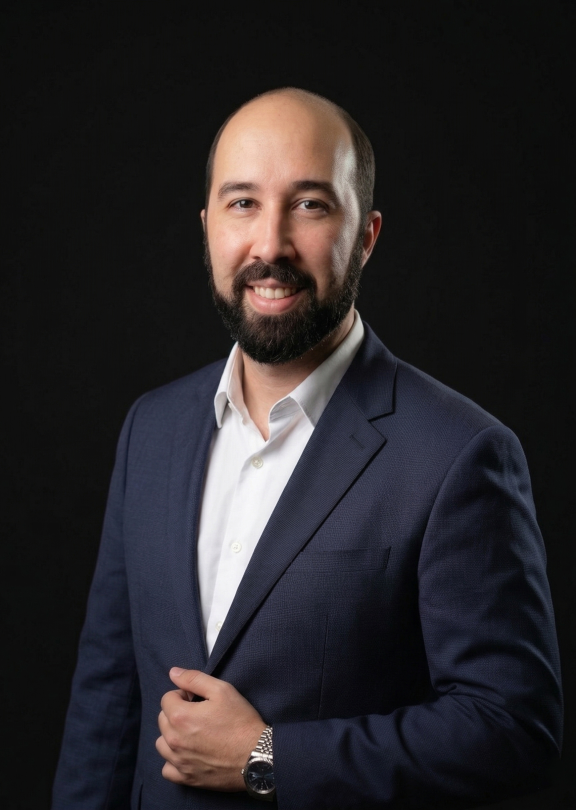
#> input picture team-images/Albert Amarente.jpg, 1728 x 2430 px, found by its file name (shown at 1/3 size)
$ python headshot-crop.py
#> lines starting #> are read from the running program, lines starting #| are printed output that depends on the picture
#!/usr/bin/env python3
"""Uniformly crop team headshots from highest-resolution sources available.

Pipeline per photo:
1. Detect the largest face using OpenCV Haar cascade.
2. Compute a square crop centered on the face, sized so the face fills
   ~55% of the frame (face_width ≈ 0.55 × crop_width). This places the
   eye line at the visual sweet spot (~38–42% from the top).
3. Resize to 400×400, save as JPEG q=88.

If no face is detected, fall back to a center-square crop and log it.

Source priority per slug: explicit override → ~/Downloads/2026 Team Photos
→ ~/Downloads → existing team-images/<slug>.jpg.
"""
from __future__ import annotations

import sys
from pathlib import Path
from PIL import Image
import cv2
import numpy as np

REPO = Path(__file__).resolve().parents[1]
HOME = Path.home()
DOWNLOADS = HOME / "Downloads"
TEAM_PHOTOS = DOWNLOADS / "2026 Team Photos"
OUT_DIR = REPO / "team-images"

# Final output dimensions
OUT_SIZE = 400
# Face should fill this fraction of the cropped square's WIDTH.
FACE_FILL_RATIO = 0.55
# Eye line target: 38% from the top of the output (visual center for circles).
EYE_VERTICAL_TARGET = 0.38

# slug -> source filename (relative to TEAM_PHOTOS unless absolute path given)
# None means "use existing team-images/<slug>.jpg as the source"
SLUG_TO_SOURCE = {
    "albert-amarente":       "Albert Amarente.jpg",
    "alex":                  "Alex2.jpeg",
    "anthony":               "Anthony.png",                  # Anthony Gonzalez
    "anthony-portillo":      "DSC01647.png",
    "elysia-powell":         DOWNLOADS / "Elysia Powell Black Background .png",
    "elysia-powell-royale":  DOWNLOADS / "Royale Elysia Powell 1_1.jpg",
    "gus":                   "Gus (1).jpg",
    "jouvens":               "Jouvens Corantin.jpg",
    "lisa":                  "Lisa.jpeg",
    "lorri-hill":            "Lorri Hill.png",
    "roxana-umana":          "Roxana Umana.png",
    "sondra":                "Sondra.jpg",
    # No high-res source available — re-crop the existing in-repo file
    "brian-cavanaugh":       None,
    "paul-sorrentino":       None,
    "willie-henderson":      None,
    "daniel-corcega":        None,
    # Daniel + Ray variants — preserve as distinct slugs but re-process from
    # existing in-repo file so they all hit the same 1:1 / face-centered standard.
    "daniel":                None,   # black-background variant
    "daniel-white":          None,   # white-background variant
    "ray":                   None,
    "ray-long":              None,   # "long shot" variant (intentionally wider)
    "elysia":                None,   # Kore CRM padded variant
    # Intentionally skipped: roxana-umana final.jpg (stray — separately deleted).
}

FACE_CASCADE = cv2.CascadeClassifier(
    cv2.data.haarcascades + "haarcascade_frontalface_default.xml"
)


def resolve_source(slug: str, src) -> Path | None:
    if src is None:
        existing = OUT_DIR / f"{slug}.jpg"
        return existing if existing.exists() else None
    if isinstance(src, Path):
        return src if src.exists() else None
    cand = TEAM_PHOTOS / src
    if cand.exists():
        return cand
    cand = DOWNLOADS / src
    if cand.exists():
        return cand
    return None


def detect_face(img_bgr: np.ndarray) -> tuple[int, int, int, int] | None:
    """Return (x, y, w, h) of the largest detected face, or None."""
    gray = cv2.cvtColor(img_bgr, cv2.COLOR_BGR2GRAY)
    # Tunable params; these work well for studio portraits.
    faces = FACE_CASCADE.detectMultiScale(
        gray, scaleFactor=1.1, minNeighbors=5, minSize=(80, 80)
    )
    if len(faces) == 0:
        # Try again with looser params for tricky shots
        faces = FACE_CASCADE.detectMultiScale(
            gray, scaleFactor=1.05, minNeighbors=3, minSize=(50, 50)
        )
    if len(faces) == 0:
        return None
    # Largest face wins
    faces = sorted(faces, key=lambda f: f[2] * f[3], reverse=True)
    return tuple(int(v) for v in faces[0])


def compute_crop(img_w: int, img_h: int, face: tuple[int, int, int, int]) -> tuple[int, int, int]:
    """Return (left, top, square) so the face fills FACE_FILL_RATIO of the
    crop width and the eye line sits at EYE_VERTICAL_TARGET of the crop height.
    """
    fx, fy, fw, fh = face
    # Eye line approximation: top of face box + 40% (Haar boxes include forehead)
    eye_y = fy + int(fh * 0.40)
    face_cx = fx + fw // 2

    # Target crop width such that face_width / crop_width = FACE_FILL_RATIO
    crop = int(fw / FACE_FILL_RATIO)
    # Cap to image bounds — never larger than the smaller image dimension
    crop = min(crop, img_w, img_h)

    # Position vertically so eye_y lands at EYE_VERTICAL_TARGET of crop
    top = eye_y - int(crop * EYE_VERTICAL_TARGET)
    left = face_cx - crop // 2

    # Clamp to image bounds
    if left < 0: left = 0
    if top < 0: top = 0
    if left + crop > img_w: left = img_w - crop
    if top + crop > img_h: top = img_h - crop

    return left, top, crop


def process(slug: str, src_path: Path) -> str:
    img_bgr = cv2.imread(str(src_path))
    if img_bgr is None:
        # Try PIL → BGR (handles formats cv2 won't read)
        with Image.open(src_path) as im:
            arr = np.array(im.convert("RGB"))
        img_bgr = cv2.cvtColor(arr, cv2.COLOR_RGB2BGR)

    h, w = img_bgr.shape[:2]
    face = detect_face(img_bgr)
    if face is None:
        # Fallback: center square
        sq = min(w, h)
        left = (w - sq) // 2
        top = (h - sq) // 2
        crop = sq
        status = "NO-FACE-DETECTED — centered fallback"
    else:
        left, top, crop = compute_crop(w, h, face)
        status = f"face={face[2]}x{face[3]} at ({face[0]},{face[1]}) -> crop {crop}x{crop} at ({left},{top})"

    cropped_bgr = img_bgr[top:top + crop, left:left + crop]
    cropped_rgb = cv2.cvtColor(cropped_bgr, cv2.COLOR_BGR2RGB)
    pil = Image.fromarray(cropped_rgb).resize((OUT_SIZE, OUT_SIZE), Image.LANCZOS)

    dst = OUT_DIR / f"{slug}.jpg"
    # Quality target: <= 250 KB
    for q in (90, 88, 85, 82, 80, 75, 70):
        pil.save(dst, "JPEG", quality=q, optimize=True, progressive=True)
        if dst.stat().st_size <= 250_000:
            break

    return f"{slug:<24}  {dst.stat().st_size // 1024:>4} KB  {status}"


def main() -> int:
    # Allow per-slug filtering: scripts/headshot-crop.py slug1 slug2 ...
    only = set(sys.argv[1:]) if len(sys.argv) > 1 else None

    print(f"{'slug':<24}  {'size':>4}      result")
    print("-" * 90)
    processed = 0
    for slug, src in SLUG_TO_SOURCE.items():
        if only and slug not in only:
            continue
        src_path = resolve_source(slug, src)
        if src_path is None:
            print(f"{slug:<24}        SKIP — no source")
            continue
        try:
            print(process(slug, src_path))
#> in process, img_bgr is the input picture: shape (2430, 1728, 3); mean B, G, R 41.7, 39, 42.1
#> in detect_face, `gray = cv2.cvtColor(img_bgr, cv2.COLOR_BGR2GRAY)`:
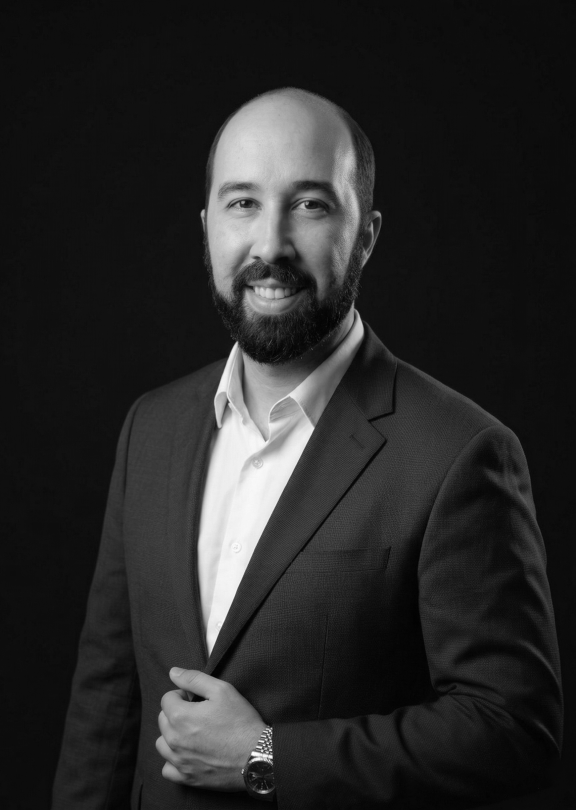
#> gray: shape (2430, 1728) (shown at 1/3 size); min 0, max 255, mean 40.2
#> in detect_face, `faces = FACE_CASCADE.detectMultiScale( gray, scaleFactor=1.1, minNeigh..`: faces = [[527, 373, 593, 593]]
#> in process, `face = detect_face(img_bgr)`: face = (527, 373, 593, 593)
#> in compute_crop, `fx, fy, fw, fh = face`: fx = 527; fy = 373; fw = 593
#> in compute_crop, `eye_y = fy + int(fh * 0.40)`: eye_y = 610
#> in compute_crop, `face_cx = fx + fw // 2`: face_cx = 823
#> in compute_crop, `crop = int(fw / FACE_FILL_RATIO)`: crop = 1078
#> in compute_crop, `top = eye_y - int(crop * EYE_VERTICAL_TARGET)`: top = 201
#> in compute_crop, `left = face_cx - crop // 2`: left = 284
#> in process, `left, top, crop = compute_crop(w, h, face)`: top = 201; crop = 1078
#> in process, `cropped_bgr = img_bgr[top:top + crop, left:left + crop]`:
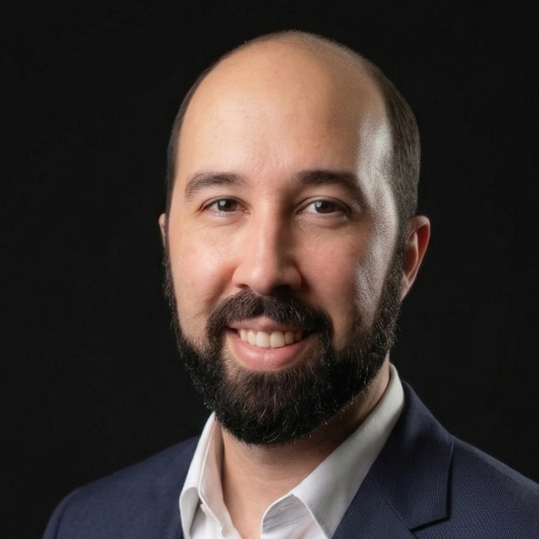
#> cropped_bgr: shape (1078, 1078, 3) (shown at 1/2 size); mean B, G, R 49.2, 52.9, 63.4
#> in process, `pil = Image.fromarray(cropped_rgb).resize((OUT_SIZE, OUT_SIZE), Image...`:
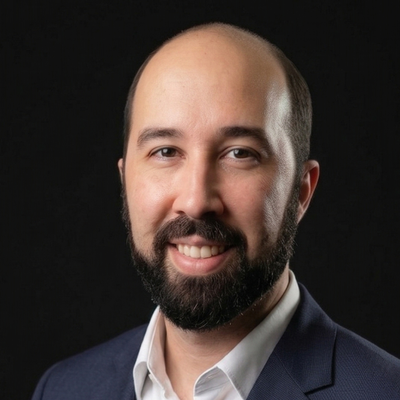
#> pil: PIL image 400x400 RGB; mean R, G, B 63.4, 52.9, 49.2
            processed += 1
        except Exception as e:
            print(f"{slug:<24}        ERROR: {e}")
#> pass 2 of the loop in main, `for slug, src in SLUG_TO_SOURCE.items():`:
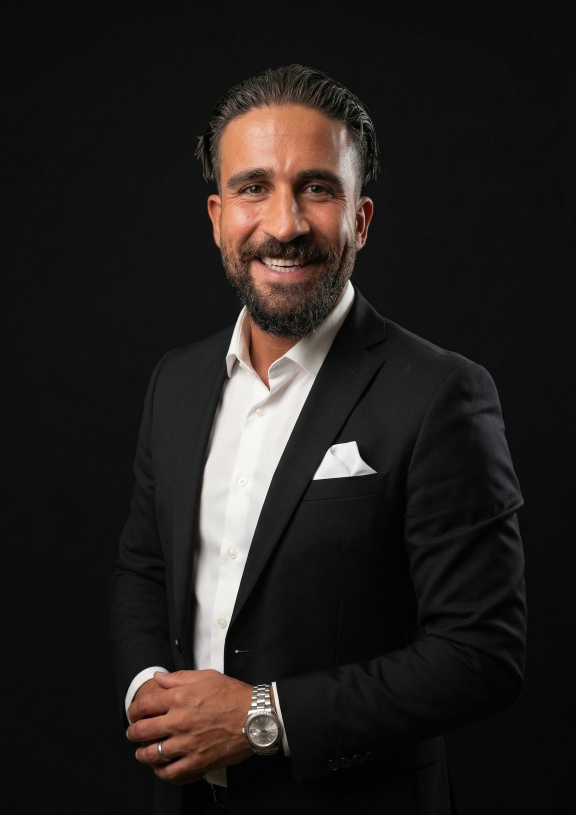
#> input picture team-images/Alex2.jpeg, 1728 x 2444 px, found by its file name (shown at 1/3 size)
#> in process, img_bgr is the input picture: shape (2444, 1728, 3); mean B, G, R 30.4, 32.6, 36.6
#> in detect_face (call 2), `gray = cv2.cvtColor(img_bgr, cv2.COLOR_BGR2GRAY)`:
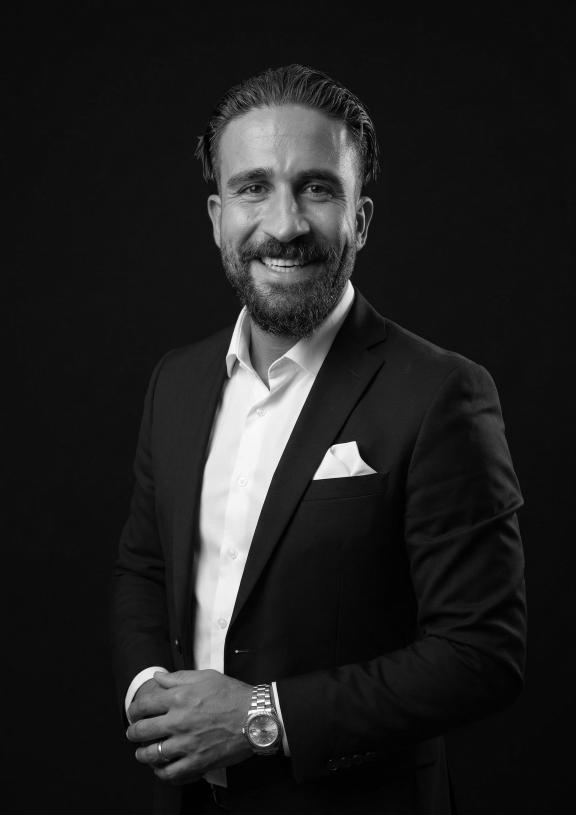
#> gray: shape (2444, 1728) (shown at 1/3 size); min 0, max 255, mean 33.5
#> faces = [[563, 338, 575, 575]]
#> face = (563, 338, 575, 575)
#> in process (call 2), `left, top, crop = compute_crop(w, h, face)`: left = 328; top = 171; crop = 1045
#> cropped_bgr: shape (1045, 1045, 3)
#> cropped_rgb: shape (1045, 1045, 3)
#> in process (call 2), `pil = Image.fromarray(cropped_rgb).resize((OUT_SIZE, OUT_SIZE), Image...`:
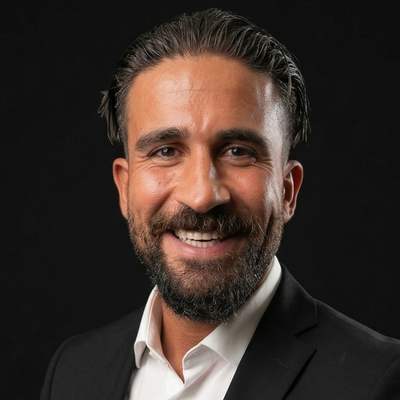
#> pil: PIL image 400x400 RGB; mean R, G, B 59.2, 47.8, 42.3
#> pass 3 of the loop in main, `for slug, src in SLUG_TO_SOURCE.items():`:
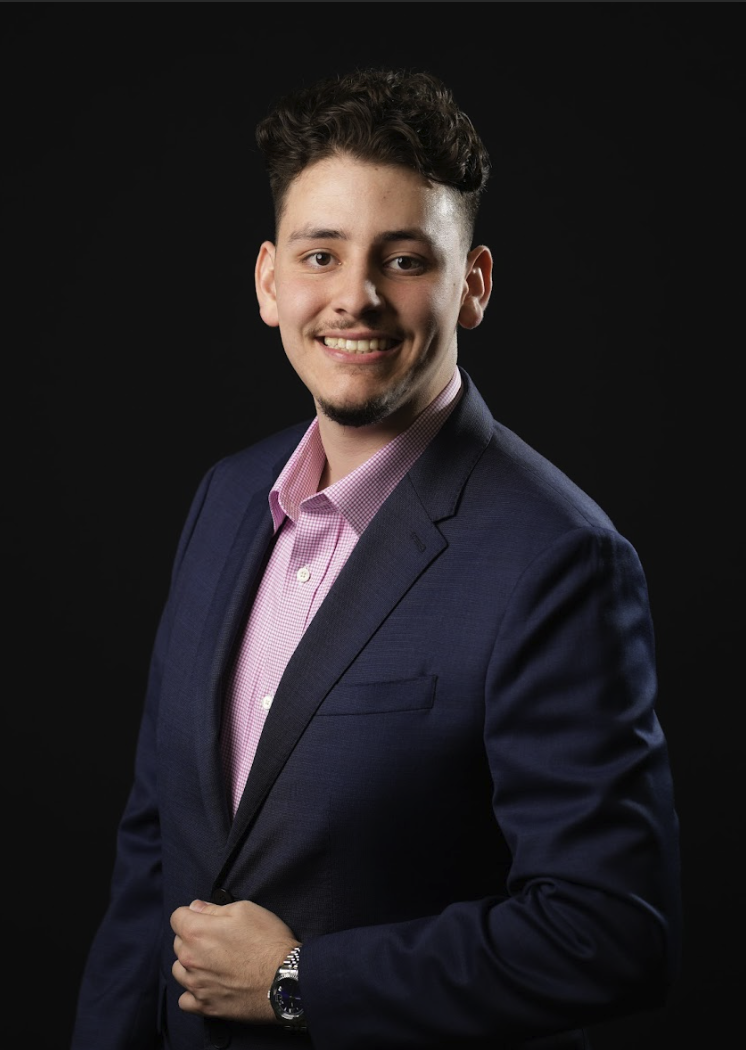
#> input picture team-images/Anthony.png, 746 x 1050 px, found by its file name
#> in process, img_bgr is the input picture: shape (1050, 746, 3); mean B, G, R 34.3, 31.6, 35.1
#> in detect_face (call 3), `gray = cv2.cvtColor(img_bgr, cv2.COLOR_BGR2GRAY)`:
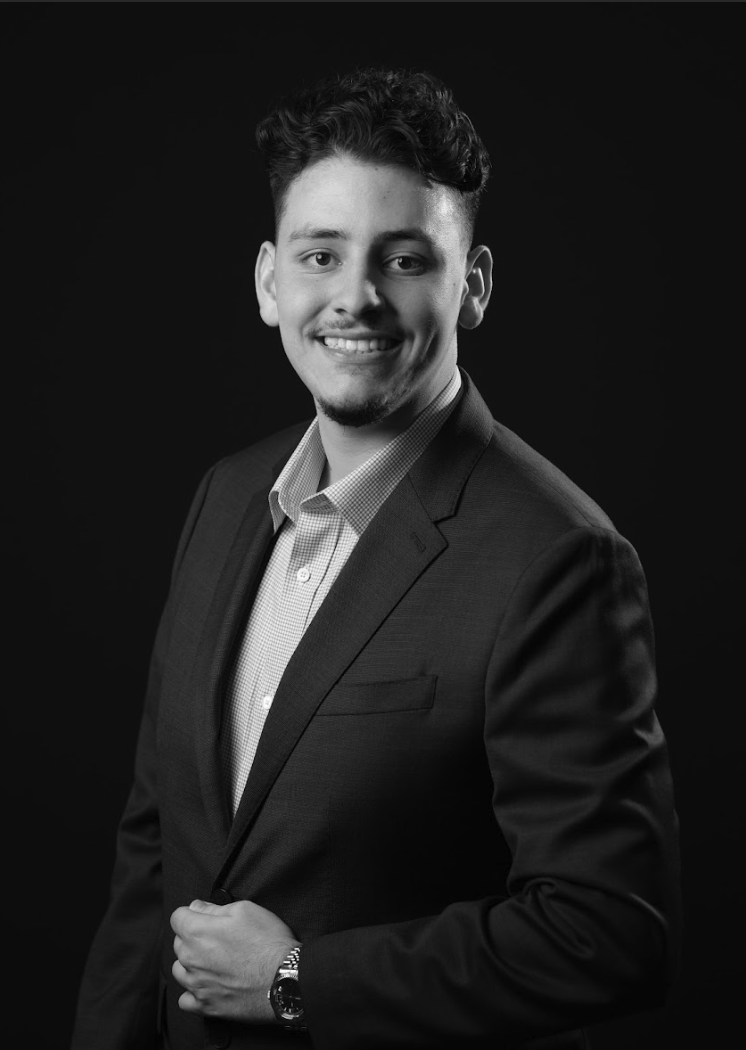
#> gray: shape (1050, 746); min 0, max 254, mean 33
#> faces = [[241, 164, 233, 233]]
#> face = (241, 164, 233, 233)
#> in process (call 3), `left, top, crop = compute_crop(w, h, face)`: left = 146; top = 97; crop = 423
#> in process (call 3), `cropped_bgr = img_bgr[top:top + crop, left:left + crop]`:
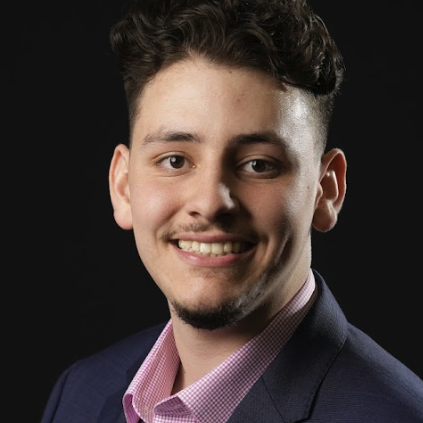
#> cropped_bgr: shape (423, 423, 3); mean B, G, R 50.6, 53.6, 64.6
#> cropped_rgb: shape (423, 423, 3)
#> the loop made 21 passes; the first 3 are shown
    print("-" * 90)
    print(f"processed {processed} photo(s)")
    return 0


if __name__ == "__main__":
    sys.exit(main())
#> (the program exits here)
